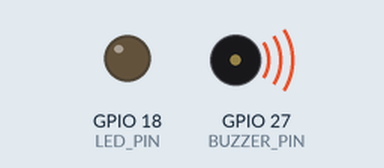
Simulated run of this program. Board: ESP32. Parts: output pins drawn as LEDs (lit = HIGH), buzzer (waves = sounding).

Above: at 2.0 s.
At 3.69 s:
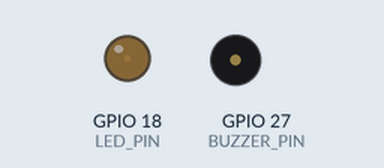
At 22.0 s:
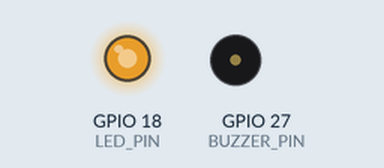
At 39.7 s:
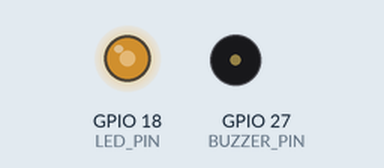
Timing chart, 0 to 40.0 s (numbered marks = the images above):
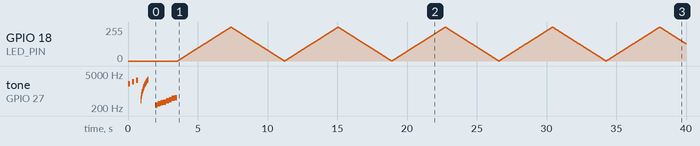

The program:

main.cpp
```cpp
//Malaika
//23-ntu-cs-1291
//Week5-PWM-Buzzer
//main.cpp

#include <Arduino.h>

// --- LED setup ---
#define LED_PIN     18
#define LED_CH      0
#define LED_FREQ    5000
#define LED_RES     8

// --- Buzzer setup ---
#define BUZZER_PIN  27
#define BUZZER_CH   1
#define BUZZER_FREQ 2000
#define BUZZER_RES  10

void setup() {
  // --- LED PWM setup ---
  ledcSetup(LED_CH, LED_FREQ, LED_RES);
  ledcAttachPin(LED_PIN, LED_CH);

  // --- Buzzer PWM setup ---
  ledcSetup(BUZZER_CH, BUZZER_FREQ, BUZZER_RES);
  ledcAttachPin(BUZZER_PIN, BUZZER_CH);

  // --- 1. Simple beep pattern ---
  for (int n = 0; n < 3; n++) {
    ledcWriteTone(BUZZER_CH, 2000 + n * 400); // Beep tone
    delay(150);
    ledcWrite(BUZZER_CH, 0);                  // Stop tone
    delay(150);
  }

  // --- 2. Frequency sweep (400Hz → 3kHz) ---
  for (int i = 400; i <= 3000; i += 100) {
    ledcWriteTone(BUZZER_CH, i);
    delay(20);
  }
  ledcWrite(BUZZER_CH, 0);
  delay(500);

  // --- 3. Short melody ---
  int melody[] = {262, 294, 330, 349, 392, 440, 494, 523};
  for (int j = 0; j < 8; j++) {
    ledcWriteTone(BUZZER_CH, melody[j]);
    delay(200);
  }
  ledcWrite(BUZZER_CH, 0); // stop buzzer
}

void loop() {
  // --- LED brightness fade ---
  for (int k = 0; k <= 255; k++) {
    ledcWrite(LED_CH, k);
    delay(15);
  }
  for (int l = 255; l>= 0; l--) {
    ledcWrite(LED_CH, l);
    delay(15);
  }
}
```
